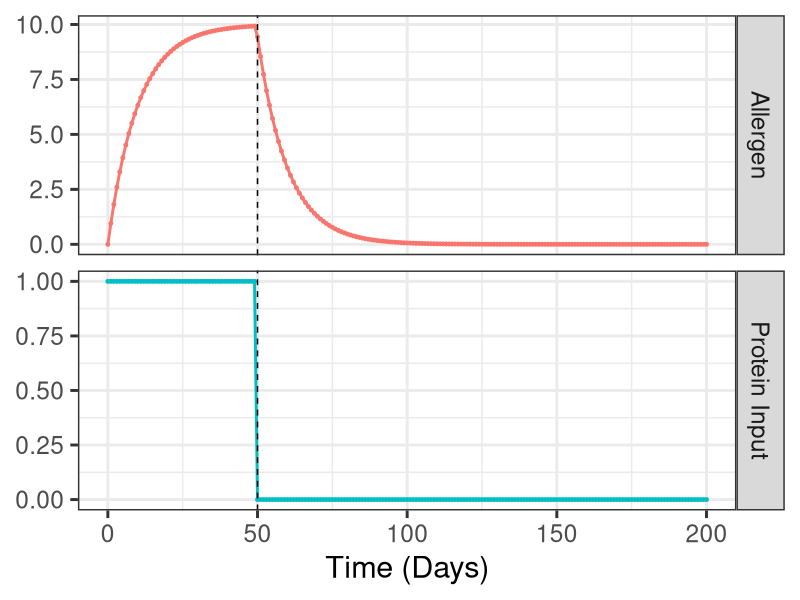

R code for this plot:
#######################################
# Treatment under ideal conditions
# Michael E. Aristodemou
# Week 10: 20.11.2025
#######################################

## --- Preamble ------------------------------------------------------------
# install package if it is missing
if (!requireNamespace(c("ggplot2","dplyr","tidyr"), quietly = TRUE)) {
  install.packages(c("ggplot2","dplyr","tidyr"))
}

# load packages
library(dplyr)
library(tidyr)
library(ggplot2)

# -- Define data characteristics ----------------------------------------------
NSubjects <- 1 # only 1 dog
times <- seq(from=0, to=200, by=1) # create a sequence of 100 time points
Nobs <- length(times) #number of observations per subject

## --- Define variables -------------------------------------------------------

# Allergens
A1 = -0.1 # natural decay rate of allergen levels
G = 0 # unobserved influences on allergen levels

# Protein food
Pinput = 1 # food based input of allergens (start the protein input at 1)

# Elimination diet
Pelim = -1 # reduce protein input to 0, cancel out the 1 given by the food
inputTime <- times[ceiling(length(times)/4)] # intervention after ~ 1/4 of time window passed
AM <- 0 # natural decay of intervention effect

# Starting amount of allergens in system
initialAllergen <- rnorm(n = NSubjects, mean = 0, sd = 0)

#create empty data.frame to fill step by step
data <- data.frame(Subject= rep(NA,NSubjects*Nobs),
                   Time = rep(NA,NSubjects*Nobs),
                   Allergen = rep(NA,NSubjects*Nobs))

Nsteps <- 100 #number of steps in time to compute between each observation (increased precision)
row <- 0 #initialize row counter, to track which row of the data.frame we are on
for(subi in 1:NSubjects){
  for(obsi in 1:Nobs){ #for each observation of a subject
    row <- row + 1
    if(obsi==1){
      AllergenState <- initialAllergen[subi] #if first time point, set to initial affect
      InputState <- Pinput # initialize latent input process
    }
    if(obsi>1){ #else compute new affect state by taking a sequence of small steps in time
      for(stepi in 1:Nsteps){ #take Nsteps in time between each observation
        # Compute intervention effect
        dInput <- AM*InputState # deterministic slope of our intervention at earlier time point
        if(times[obsi]==inputTime) dInput <- dInput + Pelim # add input effect if intervention time
        InputState <- InputState + dInput * 1/Nsteps # update state using slope and time step
        # Compute Affect state
        dAllergen <- A1*AllergenState + (InputState) # deterministic slope at earlier time point
        AllergenState <- AllergenState + dAllergen * 1/Nsteps + # update state using slope and time step
          G * rnorm(n=1, mean=0, sd=sqrt(1/Nsteps)) # and add system noise
      }
    }
    data$Allergen[row] <- AllergenState #input affect data
    data$Time[row] <- times[obsi] #input time data
    data$Subject[row] <- subi #input subject data
    data$Input <- ifelse(data$Time == inputTime, 1, 0) #input effect data
    data$InputState[row] <- InputState #input latent intervention process data
  }
}

data$Allergen <- data$Allergen + rnorm(n=nrow(data), mean = 0, sd = 0) #add measurement error

# -- plots -------------
plot_data <- data %>%
  select(Subject, Time, Allergen, InputState) %>%
  pivot_longer(c(Allergen, InputState), names_to = "Series", values_to = "Value")

p1=ggplot(plot_data, aes(x = Time, y = Value, color = Series)) +
  geom_line(size = 1) +
  geom_point(size = 1) +
  facet_grid(rows = vars(Series),
             scales = "free_y",
             labeller = as_labeller(c(Allergen = "Allergen",
                                      InputState = "Protein Input"))) +
  geom_vline(xintercept = inputTime, linetype = "dashed") +
  theme_bw(base_size = 22) +
  theme(legend.position = "none") +
  labs(x = "Time (Days)", y = NULL)
p1
